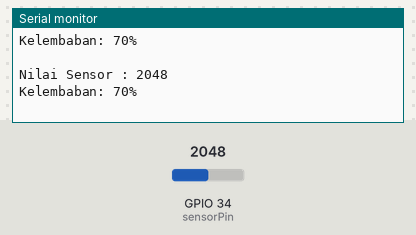
Simulated run of this program. Board: ESP32. Shown: the last lines printed to the serial monitor. The test bench sets the inputs (shaded band); at power-on: GPIO 34 (sensorPin) = 2048. WiFi joins after 1.5 s; servers stay silent unless stated.

Above: at 3.0 s.
3.1 s: GPIO 34 (sensorPin) set to 2866
At 4.4 s:
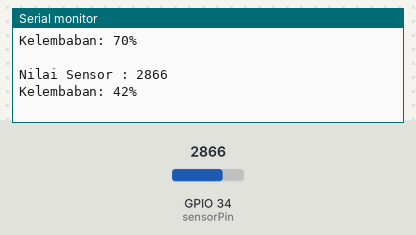
4.6 s: GPIO 34 (sensorPin) set to 3603
At 5.5 s:
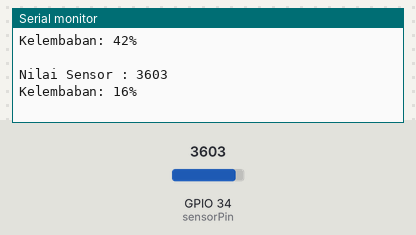
Timing chart, 0 to 7.6 s (numbered marks = the images above; inputs shaded):
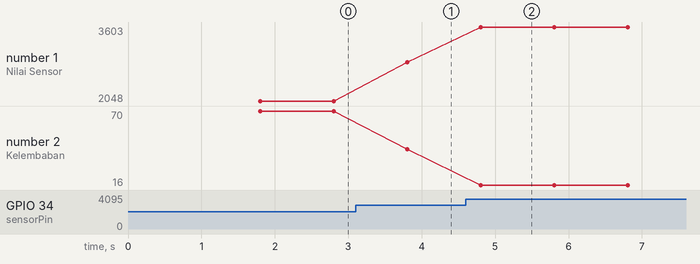

The program:

main.cpp
```cpp
#include <Arduino.h>
#define BLYNK_PRINT Serial
#include <WiFi.h>
#include <WiFiClient.h>
#include <BlynkSimpleEsp32.h>

char auth[] = ""; //auth token from blynk
char ssid[] = ""; //your wifi name
char pass[] = ""; //your wifi password
int sensorPin = 34;
int sensorValue = 0;
int humidity = 0;

int convertToPercent(int value)
{
  int percentValue = 0;
  percentValue = map(value, 4095, 1200, 0, 100);
  return percentValue;
}

void setup()
{
  Serial.begin(9600);
  Blynk.begin(auth, ssid, pass);
}
void loop()
{
  Blynk.run();
  sensorValue = analogRead(sensorPin);
  humidity = convertToPercent(sensorValue);
  Serial.print("Nilai Sensor : ");
  Serial.println(sensorValue);
  Serial.print("Kelembaban: ");
  Serial.print(humidity);
  Serial.println("%");
  Serial.println(" ");
  delay(1000);
  Blynk.virtualWrite(V2, humidity);
}
```

Measured:
- after the input at 3.1 s, the serial monitor: prints a new line after 0.71 s (image 1)
- after the input at 4.6 s, the serial monitor: prints a new line after 0.21 s (image 2)
- plotted number 1: 2048 → 2866 after the input at 3.1 s, 2866 → 3603 after the input at 4.6 s
- plotted number 2: 70 → 42 after the input at 3.1 s, 42 → 16 after the input at 4.6 s
